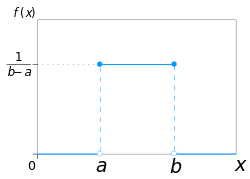
#> input picture Jupyter Notebooks/images/Lecture 2/Uniform_distribution.png, 250 x 179 px
$ jupyter execute --allow-errors 'Lecture 2.ipynb'   (older library calls are emulated)
#> lines starting #> are read from the running program, lines starting #| are printed output that depends on the picture
## How to read an image in python3 - OpenCV

First import the necessary librarys
to get matplotlib:
- pip install matplotlib

[cell 1]
import numpy as np
import cv2
import math
import time as t
from matplotlib import pyplot as plt
import matplotlib.image as mpimg
import matplotlib.mlab as mlab
from random import randint
import copy

print ("OpenCV version :  {0}".format(cv2.__version__))

Load an Image
- imagecolor (0) for gray
- imagecoror (1) for color

[cell 2]
imagecolor = 0
img = cv2.imread('images/Lenna.png',imagecolor)

# Convert your image vom BGR to RGB
- Loaded Image has BGR Format
- Convert BGR to RGB if you want to show a color image
- If you sellected grayscale, this is not necessary
- Infor about python Format Strings (print("{stuff}").format -> https://pyformat.info/

#> (a cell that did not finish here is left out)

# Gaussian distribution
\begin{equation*}
n(x,y) \approx g(n) = e^{\frac{-n^2}{2\sigma^2}}
\end{equation*}
- Noice can be added to every single pixel or multiplied with it.
- In most cases it is added!
- Mean is zero
- Biggest propability is no noice (Around zero)

[cell 4]
import matplotlib.mlab as mlab
mu = 0 #Max at 0
variance = 1
sigma = math.sqrt(variance)
x = np.linspace(mu-3*variance,mu+3*variance, 100)

#> (the rest of this cell did not finish here and is left out)

[cell 5]
img_gauss = copy.copy(img)
#> (the rest of this cell did not finish here and is left out)

# Uniform Distribution (Salt & Pepper Noise)

- It presents itself as sparsely occuring white and black pixels.
- Can be caused by sharp and sudden disturbances in the image signal of an image.

[cell 6]
uniform_img=mpimg.imread('images/Lecture 2/Uniform_distribution.png')
#> uniform_img is the input picture: shape (179, 250, 4) float32; mean R, G, B, A 0.00085, 0.00868, 0.0139, 0.0178
plt.imshow(uniform_img)
plt.show()

[cell 7]
img_uniform = copy.copy(img)
#> (the rest of this cell did not finish here and is left out)

# Derivative

\begin{equation*}
\frac{df}{dx} = \lim \Delta x \rightarrow 0   \frac{f(x)-f(x-\Delta x)}{\Delta x} = f'(x)=fx
\end{equation*}

- The minimum stepsize on an image is 1 and it is never a float so $\Delta x$ can be set to 1

\begin{equation*}
\frac{df}{dx} = \lim \Delta x \rightarrow 0   f(x)-f(x-1) = f'(x)=fx
\end{equation*}

- That means that the derivative in x direction is just $f(x) - f(x-1)$ This is called "Backward Difference"
- We can also do "Forward Difference" by adding 1 or of "Central Difference" $f(x+1)-f(x-1)=f'(x)$

# Derivative Masks
- You can create derivative masks
- Backward difference -> $ [-1 1] $
- Forward difference -> $ [1 -1] $
- Central Difference -> $ [-1 0 1]$

# USE Filter / Convolution
- First example: Averageing / Average Filter / Box Filter
- We create a 5x5 matrix containing only ones
- Replaces each pixel with an average of its neighborhood
- Achieve smoothing effect (remove sharp features)
- [1 1 1 1 1]
- [1 1 1 1 1]
- [1 1 1 1 1] x $1/25$
- [1 1 1 1 1]
- [1 1 1 1 1]

[cell 8]
kernel = np.ones((9,9),np.float32)/81
#> (the rest of this cell did not finish here and is left out)

- Second example: Gaussian filtering
- Better than Averaging
- Values in matrix not like in code (just as an explanation)
- Filter uses weighted matrix
- Zentral pixel has highest weight so it is the most important one
- [1 1 1 1 1]
- [1 2 2 2 1]
- [1 2 3 2 1] x  $1/25 $
- [1 2 2 2 1]
- [1 1 1 1 1]

#> (a cell that did not finish here is left out)

# Sobel / Gradient / Edgedetection
- Sobel Filter first applies gaussian smoothing on the image
- Then it differentiates the image in X direction or in Y direction
- The result is an edge detection filter
- The result of the differentiation can also be negativ.
- To create a black and white image, you need to make the negativ values positiv

[cell 10]
sudoku_img = cv2.imread('images/Sudoku-original.jpg',0)
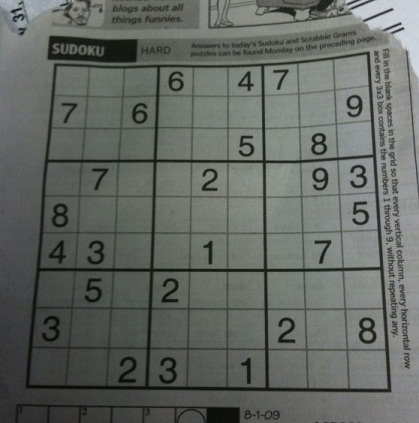
#> input picture Jupyter Notebooks/images/sudoku-original.jpg, 419 x 423 px, found by its file name
#> sudoku_img: shape (423, 419); min 5, max 218, mean 101.9

laplacian = cv2.Laplacian(sudoku_img,cv2.CV_64F)
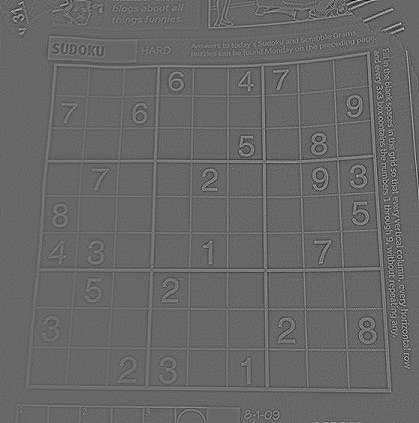
#> laplacian: shape (423, 419) float64; min -192, max 281, mean 0; drawn with min black and max white
sobelx = cv2.Sobel(sudoku_img,cv2.CV_64F,1,0,ksize=5)
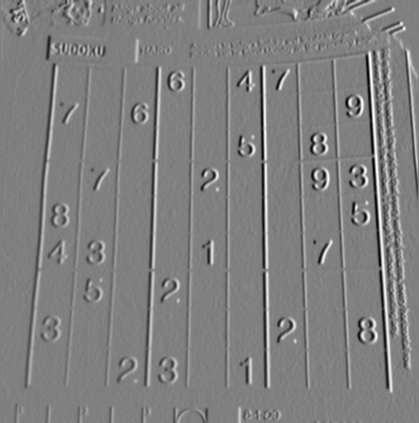
#> sobelx: shape (423, 419) float64; min -5263, max 5236, mean 21.3; drawn with min black and max white
sobely = cv2.Sobel(sudoku_img,cv2.CV_64F,0,1,ksize=5)
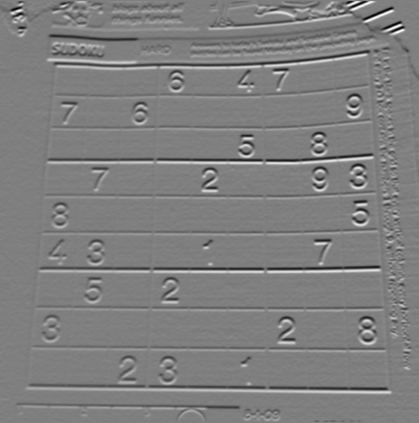
#> sobely: shape (423, 419) float64; min -6276, max 6254, mean -16.4; drawn with min black and max white

for row in range(0,419):
    for column in range(0,419):
        if(sobely[row,column] <0):
            sobely[row,column] = sobely[row,column] * (-1)
        if(sobelx[row,column] <0):
            sobelx[row,column] = sobelx[row,column] * (-1)
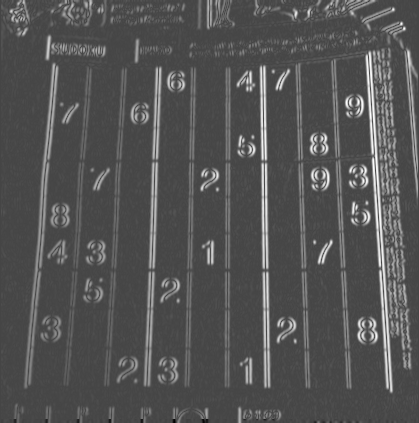
#> sobelx: shape (423, 419) float64; min -1984, max 5263, mean 419.4; drawn with min black and max white
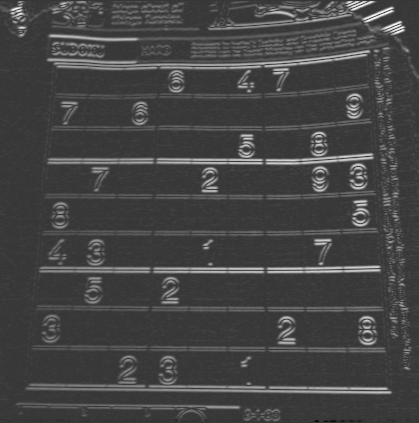
#> sobely: shape (423, 419) float64; min -1728, max 6276, mean 447; drawn with min black and max white

plt.imshow(sudoku_img,cmap = 'gray')
plt.title('Original'), plt.xticks([]), plt.yticks([])
plt.show()
plt.imshow(laplacian,cmap = 'gray')
plt.title('Laplacian'), plt.xticks([]), plt.yticks([])
plt.show()
plt.imshow(sobelx,cmap = 'gray')
plt.title('Sobel X'), plt.xticks([]), plt.yticks([])
plt.show()
plt.imshow(sobely,cmap = 'gray')
plt.title('Sobel Y'), plt.xticks([]), plt.yticks([])
plt.show()

dst = cv2.addWeighted(sobelx,0.5,sobely,0.5,0)
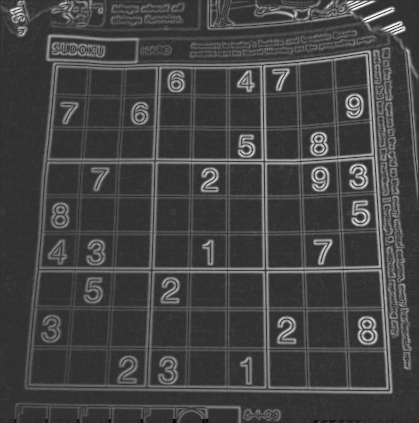
#> dst: shape (423, 419) float64; min -992, max 4327, mean 433.2; drawn with min black and max white

plt.imshow(dst,cmap = 'gray')
plt.title('Overlay of Sobel X and Y'), plt.xticks([]), plt.yticks([])
plt.show()
